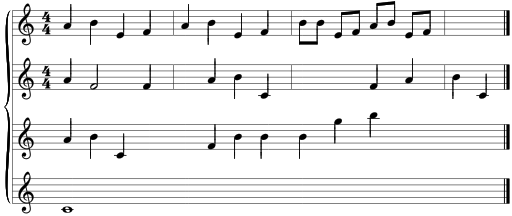
#> input picture Junk/Yamani/test3.png, 512 x 216 px
$ jupyter execute 'Separate Lines.ipynb'   (older library calls are emulated)
#> lines starting #> are read from the running program, lines starting #| are printed output that depends on the picture; after the words box and inside, x2 and y2 are one past the last pixel; in counts of white or black regions, pixels touching at a corner belong together
### Junk/Yamani/my_commonfunctions.py


import skimage.io as io
import matplotlib.pyplot as plt
import numpy as np
from skimage.exposure import histogram
from skimage.transform import probabilistic_hough_line
from matplotlib.pyplot import bar
from skimage.color import *

# Convolution:
from scipy.signal import convolve2d
from scipy import fftpack
import math

from skimage.util import random_noise
from skimage.filters import median
from skimage.feature import canny
from skimage.measure import label
from skimage.color import label2rgb

import cv2


# Edges
from skimage.filters import sobel_h, sobel, sobel_v,roberts, prewitt

# Show the figures / plots inside the notebook
def my_show_images(images,titles=None, row_max=1, dpi=200):
    #This function is used to show image(s) with titles by sending an array of images and an array of associated titles.
    # images[0] will be drawn with the title titles[0] if exists
    # You aren't required to understand this function, use it as-is.
    n_ims = len(images)
    if titles is None: titles = ['(%d)' % i for i in range(1,n_ims + 1)]
    fig = plt.figure(dpi=dpi)
    n = 1
    for image,title in zip(images,titles):
        a = fig.add_subplot(math.ceil(n_ims/row_max), row_max, n)
        if image.ndim == 2:
            plt.gray()
        plt.imshow(image)
        a.set_title(title)
        n += 1
    fig.set_size_inches(np.array(fig.get_size_inches()) * n_ims/row_max)
    plt.show()


# [21 lines left out: functions my_show_hist, my_imread_gray, not called in this run]


def my_close(src, kernel):
    dilated = cv2.dilate(src, kernel)
    return cv2.erode(dilated, kernel)


def my_open(src, kernel):
    dilated = cv2.erode(src, kernel)
    return cv2.dilate(dilated, kernel)


# [83 lines left out: functions get_distance_between_staves_and_staff_thickness, most_frequent_white_length, get_line_separation_kernel_size_from_distance_between_staves, get_rotation_angle, rotate_bound, not called in this run]

### Junk/Yamani/Separate Lines.ipynb
[cell 1]
import numpy as np
import matplotlib
from matplotlib import pyplot as plt
from skimage import io
from skimage.color import *
import cv2
from my_commonfunctions import *

matplotlib.rcParams['figure.dpi'] = 200

[cell 2]
test3_gray = (rgb2gray(io.imread('test3.png')) * 255).astype(np.uint8)
#> test3_gray: shape (216, 512); min 0, max 255, mean 234.4
#test3_binary = test3_gray < 200
#test3_thresholded_gray = gray2rgb(test3_binary * 255).astype(np.uint8)
#print(test3_thresholded_gray.dtype)

[cell 3]
# 1. Canny
edges = cv2.Canny(test3_gray, 100, 200)
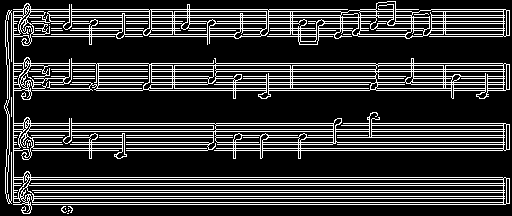
#> edges: shape (216, 512); 20% white in thin lines or dots
# 2. Closing
kc1 = np.ones((9, 9))
closed1 = my_close(edges, kc1)
#> in my_close, `dilated = cv2.dilate(src, kernel)`:
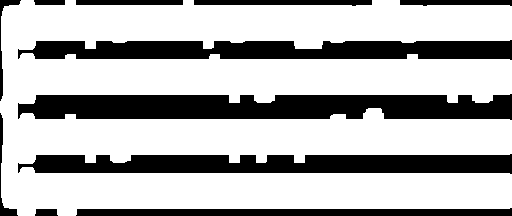
#> dilated: shape (216, 512); 70.3% white; 11 black regions, largest, box (x1, y1, x2, y2) and area: (18, 94, 512, 120) 10799, (18, 154, 512, 174) 8154, (18, 40, 512, 60) 7990
#> in my_close, `return cv2.erode(dilated, kernel)`:
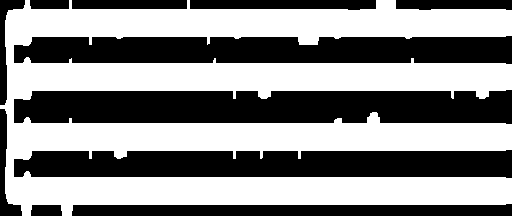
#> returned value: shape (216, 512); 53.5% white; 11 black regions, largest, box (x1, y1, x2, y2) and area: (14, 90, 512, 124) 15367, (14, 150, 512, 178) 12594, (14, 36, 512, 64) 12486
my_show_images([test3_gray, edges, closed1], row_max=2)
#> in my_show_images, `n_ims = len(images)`: n_ims = 3
#> the loop in my_show_images, `for image,title in zip(images,titles):` made 3 passes
#> title on passes 1 to 3: '(1)', '(2)', '(3)'
#> after the loop in my_show_images, `for image,title in zip(images,titles):`: n = 4
#> in my_show_images, `plt.show()`:
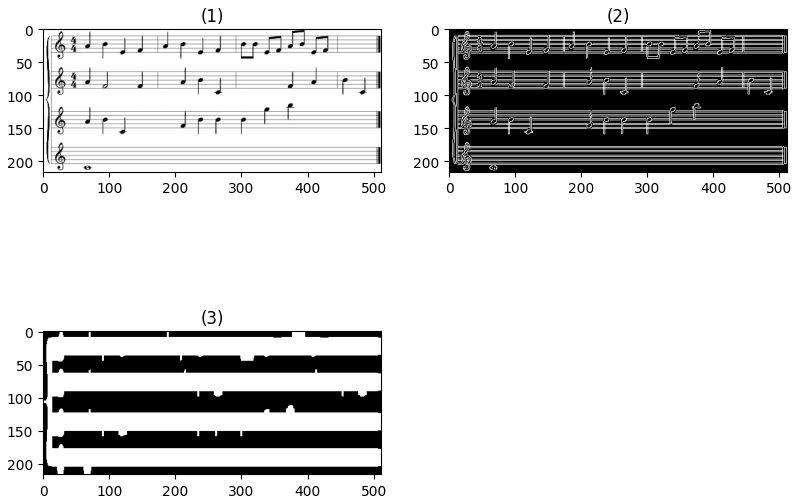
#> figure drawn by matplotlib, 3 panels

[cell 4]
# 3. White pixels freq in each row
closed1_bin = closed1 > 200
sum_of_rows = np.sum(closed1_bin, axis=1) # Sum of each row
#> sum_of_rows = 216 values, max 507 at index 20, min 8 at index 47, mean 274.1
img_width = test3_gray.shape[1]
#> img_width = 512
is_line = (sum_of_rows / img_width) > 0.8 # Normalization & thresholding (If percentage of white pixels of each row is 80% or higher, this row is considered a line)

[cell 5]
is_line

[cell 6]
# 4. Contours of is_line
image, init_contours, hierarchy = cv2.findContours((is_line*255).astype(np.uint8),
                                              cv2.RETR_TREE,
                                              cv2.CHAIN_APPROX_SIMPLE)
#> image = 216 values, max 255 at index 9, min 0 at index 0, mean 132.2; init_contours = 4 contours, all with area under 20
init_contours = np.array(init_contours).squeeze()
init_contours_y = init_contours.T[1].T
#> init_contours_y = [[177, 204], [123, 150], [63, 90], [9, 36]]

[cell 7]
# 5. Mid point between each 2 contours
init_contours_y_flattened_sorted = np.sort(init_contours_y.flatten())
#> init_contours_y_flattened_sorted = [9, 36, 63, 90, 123, 150, 177, 204]
init_contours_y_flattened_sorted_2_consecutive = init_contours_y_flattened_sorted[1:-1].reshape(-1, 2)
#> init_contours_y_flattened_sorted_2_consecutive = [[36, 63], [90, 123], [150, 177]]
init_contour_y_mid_points = np.mean(init_contours_y_flattened_sorted_2_consecutive, axis=1).astype(np.int32)
#> init_contour_y_mid_points = [49, 106, 163]

[cell 8]
init_contours_y
#> Out = [[177, 204], [123, 150], [63, 90], [9, 36]]

[cell 9]
init_contours_y.flatten()
#> Out = [177, 204, 123, 150, 63, 90, 9, 36]

[cell 10]
init_contours_y_flattened_sorted
#> Out = [9, 36, 63, 90, 123, 150, 177, 204]

[cell 11]
init_contours_y_flattened_sorted_2_consecutive
#> Out = [[36, 63], [90, 123], [150, 177]]

[cell 12]
# Show only
init_contours_y_closed1 = gray2rgb(closed1.copy())
init_contours_y_closed1[init_contours_y.flatten()] = [255, 0, 0]
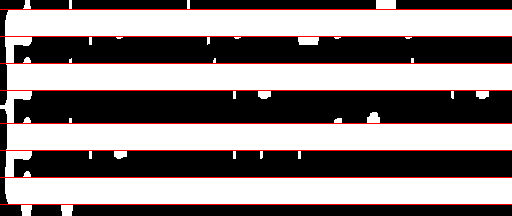
#> init_contours_y_closed1: shape (216, 512, 3); mean R, G, B 136.8, 127.4, 127.4
plt.imshow(init_contours_y_closed1)

[cell 13]
init_contour_y_mid_points
#> Out = [49, 106, 163]

[cell 14]
# Show only
init_contours_y_mid_points_closed1 = gray2rgb(closed1.copy())
init_contours_y_mid_points_closed1[init_contour_y_mid_points] = [255, 0, 0]
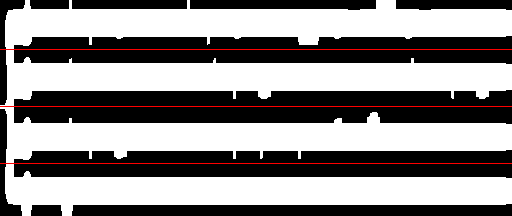
#> init_contours_y_mid_points_closed1: shape (216, 512, 3); mean R, G, B 140, 136.4, 136.4
plt.imshow(init_contours_y_mid_points_closed1)

[cell 15]
# 6. Final contours
img_height = test3_gray.shape[0]
#> img_height = 216
final_contours_y = np.append(np.array([0]), init_contour_y_mid_points) # Add 0 @ the beginning
#> final_contours_y = [0, 49, 106, 163]
final_contours_y = np.append(final_contours_y, np.array([img_height])) # Add img_height @ the end
#> final_contours_y = [0, 49, 106, 163, 216]

[cell 16]
final_contours_y
#> Out = [0, 49, 106, 163, 216]

[cell 17]
final_lines = []
for i in range(len(final_contours_y)-1):
    x0 = 0
    x1 = img_width
    y0 = final_contours_y[i]
    y1 = final_contours_y[i+1]
    final_lines.append(test3_gray[y0:y1, x0:x1])
#> this loop made 4 passes
#> (y0, y1) on passes 1 to 4: (0, 49), (49, 106), (106, 163), (163, 216)
#> after the loop, final_lines = 4 items

my_show_images(final_lines, row_max=1)
#> call 2 of my_show_images, with row_max = 1, dpi = 200
#> in my_show_images (call 2), `n_ims = len(images)`: n_ims = 4
#> in my_show_images (call 2), `if titles is None: titles = ['(%d)' % i for i in range(1,n_ims + 1)]`: titles = ['(1)', '(2)', '(3)', '(4)']
#> the loop in my_show_images (call 2), `for image,title in zip(images,titles):` made 4 passes
#> after the loop in my_show_images (call 2), `for image,title in zip(images,titles):`: n = 5
#> in my_show_images (call 2), `plt.show()`:
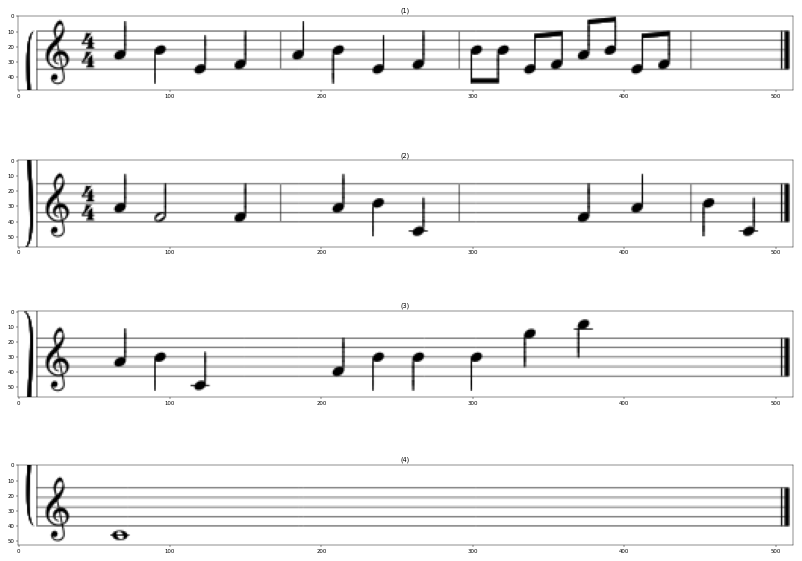
#> figure drawn by matplotlib, 4 panels

$ run again, with Junk/Yamani/test1.png copied over Junk/Yamani/test3.png
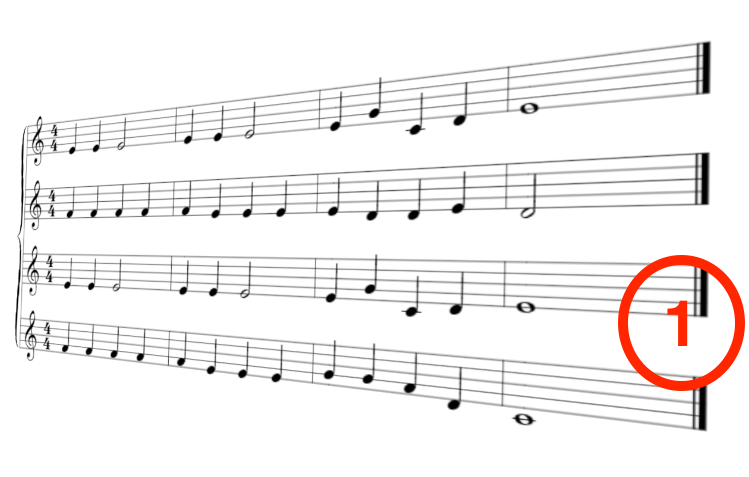
#> input picture Junk/Yamani/test1.png, 749 x 477 px
#> edges: shape (477, 749); 9.7% white in thin lines or dots
#> dilated: shape (477, 749); 48.4% white; 2 white regions, box (x1, y1, x2, y2) and area: (0, 38, 749, 477) 163449, (0, 0, 749, 360) 9461
#> n_ims = 3
#> the loop in my_show_images, `for image,title in zip(images,titles):` made 3 passes
#> title on passes 1 to 3: '(1)', '(2)', '(3)'
#> after the loop in my_show_images, `for image,title in zip(images,titles):`: n = 4
#> closed1_bin: shape (477, 749) bool; 33% white; 2 white regions, box (x1, y1, x2, y2) and area: (0, 42, 749, 477) 116441, (0, 0, 749, 356) 1289
#> sum_of_rows = 477 values, max 708 at index 276, min 4 at index 7, mean 246.8
#> image = 477 values, max 255 at index 187, min 0 at index 0, mean 19.25; init_contours = 4 contours, all with area under 20
#> init_contours_y = [[270, 286], [261, 265], [203, 207], [187, 195]]
#> init_contours_y_flattened_sorted = [187, 195, 203, 207, 261, 265, 270, 286]
#> init_contours_y_flattened_sorted_2_consecutive = [[195, 203], [207, 261], [265, 270]]
#> init_contour_y_mid_points = [199, 234, 267]
#> `init_contours_y`: Out = [[270, 286], [261, 265], [203, 207], [187, 195]]
#> `init_contours_y.flatten()`: Out = [270, 286, 261, 265, 203, 207, 187, 195]
#> `init_contours_y_flattened_sorted`: Out = [187, 195, 203, 207, 261, 265, 270, 286]
#> `init_contours_y_flattened_sorted_2_consecutive`: Out = [[195, 203], [207, 261], [265, 270]]
#> `init_contour_y_mid_points`: Out = [199, 234, 267]
#> `init_contours_y_mid_points_closed1[init_contour_y_mid_points] = [255, ..`:
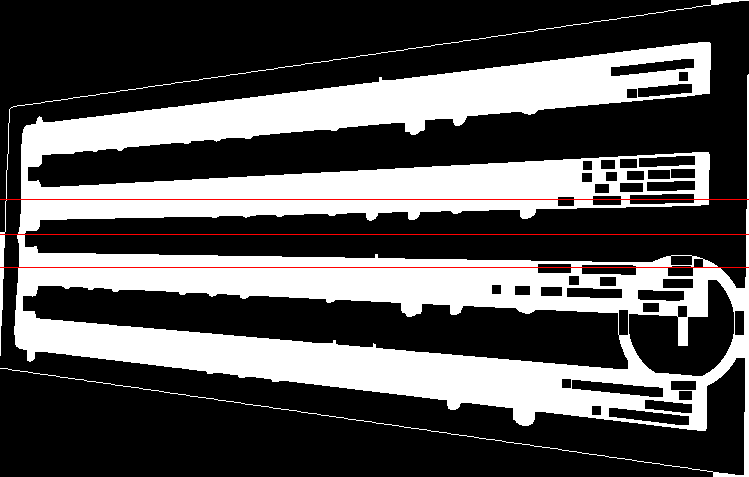
#> init_contours_y_mid_points_closed1: shape (477, 749, 3); mean R, G, B 84.8, 83.2, 83.2
#> `final_contours_y = np.append(np.array([0]), init_contour_y_mid_points)`: final_contours_y = [0, 199, 234, 267]
#> `final_contours_y = np.append(final_contours_y, np.array([img_height]))`: final_contours_y = [0, 199, 234, 267, 477]
#> the loop `for i in range(len(final_contours_y)-1):` made 4 passes
#> (y0, y1) on passes 1 to 4: (0, 199), (199, 234), (234, 267), (267, 477)
#> after the loop `for i in range(len(final_contours_y)-1):`: final_lines = 4 items
#> n_ims = 4
#> titles = ['(1)', '(2)', '(3)', '(4)']
#> the loop in my_show_images (call 2), `for image,title in zip(images,titles):` made 4 passes
#> after the loop in my_show_images (call 2), `for image,title in zip(images,titles):`: n = 5
#> in my_show_images (call 2), `plt.show()`:
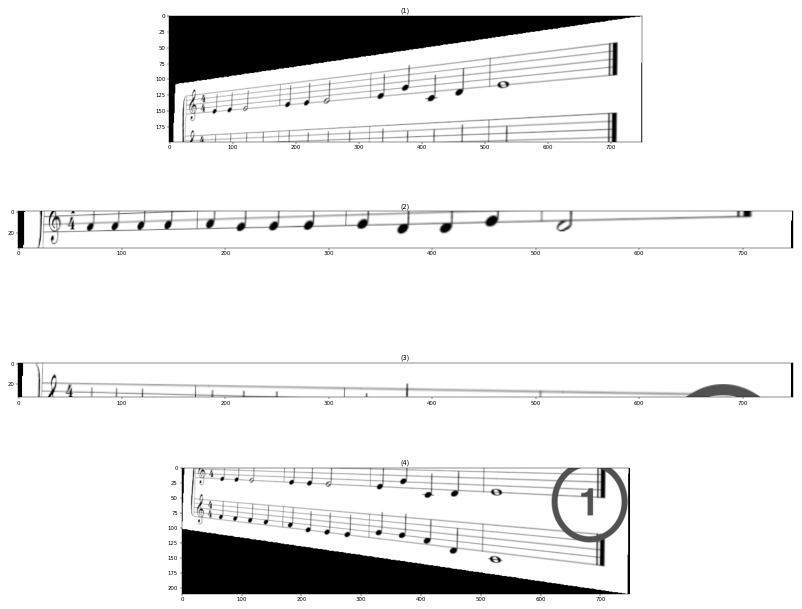
#> figure drawn by matplotlib, 4 panels

$ run again, with Junk/Yamani/test2.png copied over Junk/Yamani/test3.png
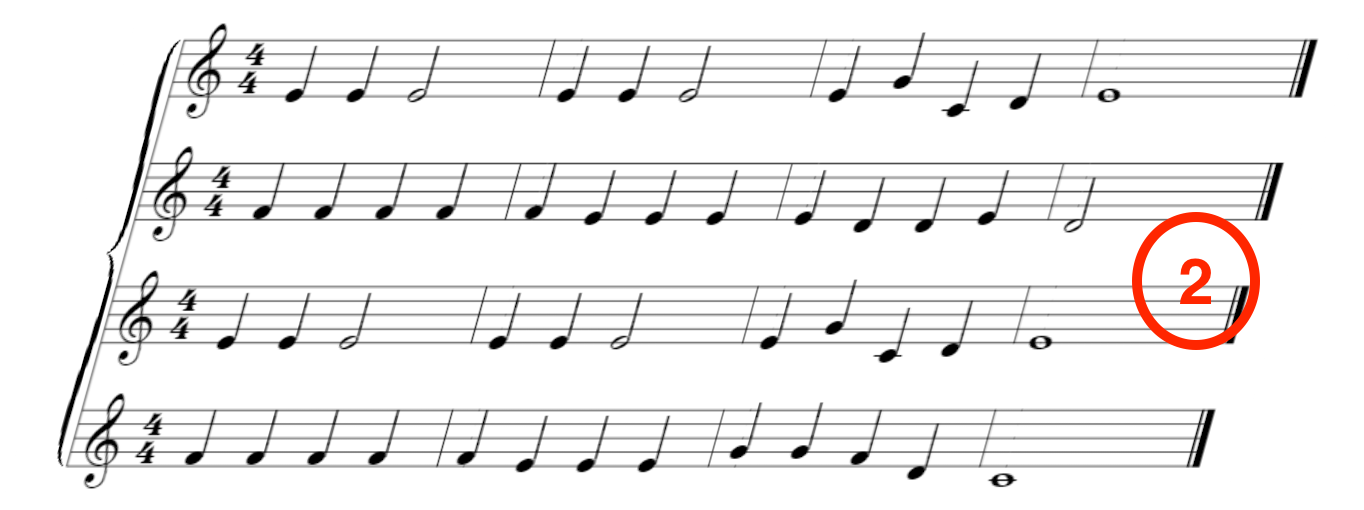
#> input picture Junk/Yamani/test2.png, 1364 x 510 px
#> `edges = cv2.Canny(test3_gray, 100, 200)`:
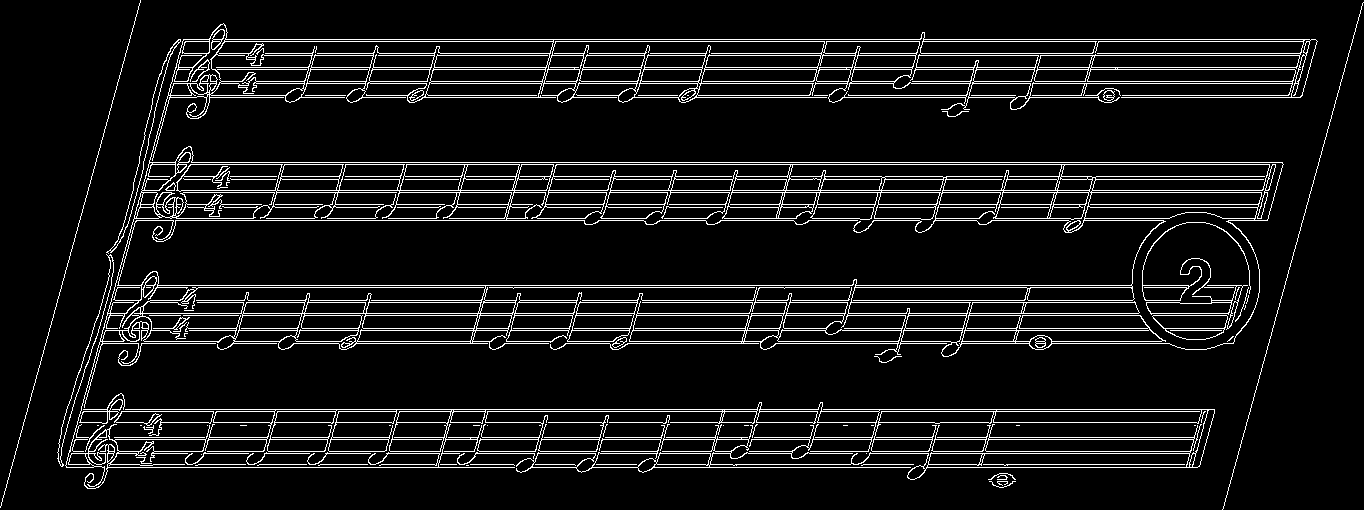
#> edges: shape (510, 1364); 8.1% white in thin lines or dots
#> dilated: shape (510, 1364); 43.4% white; 3 white regions, box (x1, y1, x2, y2) and area: (53, 19, 1322, 493) 290511, (1218, 0, 1364, 510) 5665, (0, 0, 145, 510) 5654
#> in my_close, `return cv2.erode(dilated, kernel)`:
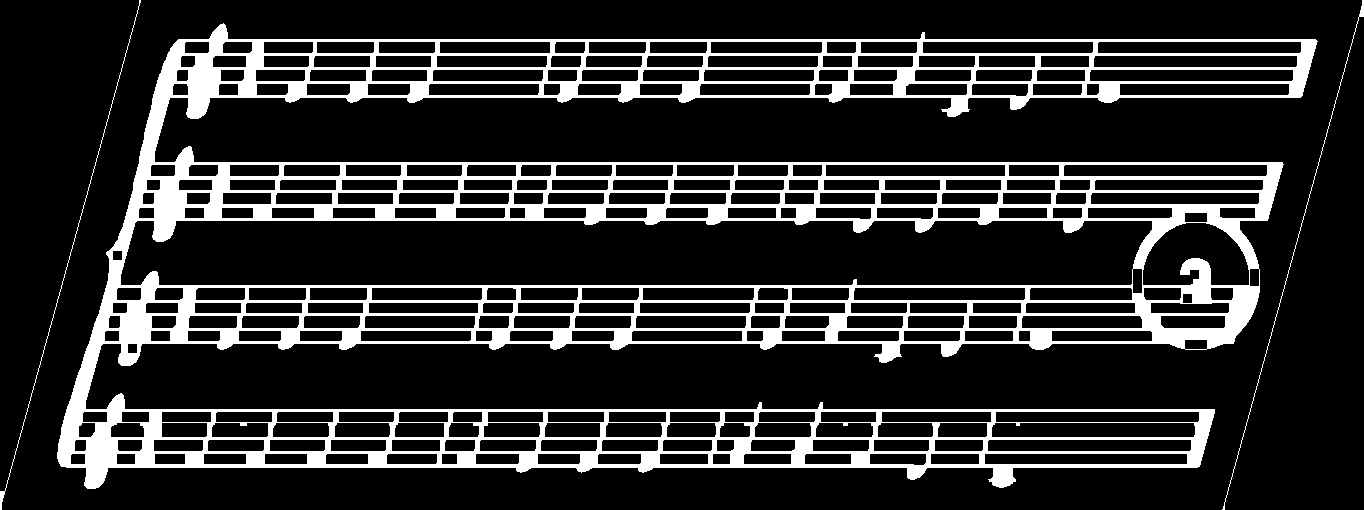
#> returned value: shape (510, 1364); 16.6% white; 3 white regions, box (x1, y1, x2, y2) and area: (57, 23, 1318, 489) 114475, (0, 0, 141, 510) 554, (1222, 0, 1364, 510) 553
#> n_ims = 3
#> the loop in my_show_images, `for image,title in zip(images,titles):` made 3 passes
#> title on passes 1 to 3: '(1)', '(2)', '(3)'
#> after the loop in my_show_images, `for image,title in zip(images,titles):`: n = 4
#> sum_of_rows = 510 values, max 1157 at index 314, min 2 at index 17, mean 226.6
#> image = 510 values, max 255 at index 39, min 0 at index 0, mean 30.5; init_contours = 20 contours, all with area under 20

$ run again, with Junk/Yamani/test4.png copied over Junk/Yamani/test3.png
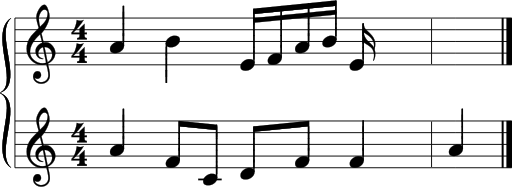
#> input picture Junk/Yamani/test4.png, 512 x 188 px
#> edges: shape (188, 512); 13.3% white in thin lines or dots
#> dilated: shape (188, 512); 64.3% white; 69 black regions (27 under 20 px), largest, box (x1, y1, x2, y2) and area: (20, 70, 512, 116) 20861, (219, 173, 512, 188) 4076, (50, 0, 286, 13) 2502
#> n_ims = 3
#> the loop in my_show_images, `for image,title in zip(images,titles):` made 3 passes
#> title on passes 1 to 3: '(1)', '(2)', '(3)'
#> after the loop in my_show_images, `for image,title in zip(images,titles):`: n = 4
#> closed1_bin: shape (188, 512) bool; 37.1% white; 1 white region, box (x1, y1, x2, y2) and area: (0, 0, 512, 188) 35753
#> sum_of_rows = 188 values, max 507 at index 28, min 10 at index 101, mean 190.2
#> image = 188 values, max 255 at index 17, min 0 at index 0, mean 73.24; init_contours = 7 contours, all with area under 20
#> init_contours_y = [[155, 168], [143, 145], [131, 133], [119, 121], [52, 65], [40, 42], [17, 30]]
#> init_contours_y_flattened_sorted = [17, 30, 40, 42, 52, 65, 119, 121, 131, 133, 143, 145, 155, 168]
#> init_contours_y_flattened_sorted_2_consecutive = [[30, 40], [42, 52], [65, 119], [121, 131], [133, 143], [145, 155]]
#> init_contour_y_mid_points = [35, 47, 92, 126, 138, 150]
#> `init_contours_y`: Out has the same summary as init_contours_y
#> `init_contours_y.flatten()`: Out = [155, 168, 143, 145, 131, 133, 119, 121, 52, 65, 40, 42, 17, 30]
#> `init_contours_y_flattened_sorted`: Out has the same summary as init_contours_y_flattened_sorted
#> `init_contours_y_flattened_sorted_2_consecutive`: Out has the same summary as init_contours_y_flattened_sorted_2_consecutive
#> `init_contour_y_mid_points`: Out = [35, 47, 92, 126, 138, 150]
#> `init_contours_y_mid_points_closed1[init_contour_y_mid_points] = [255, ..`:
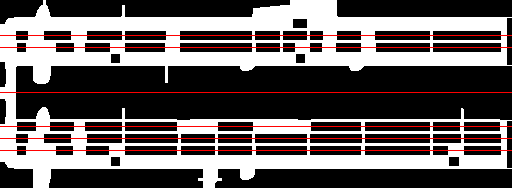
#> init_contours_y_mid_points_closed1: shape (188, 512, 3); mean R, G, B 101.2, 93, 93
#> `final_contours_y = np.append(np.array([0]), init_contour_y_mid_points)`: final_contours_y = [0, 35, 47, 92, 126, 138, 150]
#> `final_contours_y = np.append(final_contours_y, np.array([img_height]))`: final_contours_y = [0, 35, 47, 92, 126, 138, 150, 188]
#> the loop `for i in range(len(final_contours_y)-1):` made 7 passes
#> (y0, y1) on passes 1 to 7: (0, 35), (35, 47), (47, 92), (92, 126), (126, 138), (138, 150), (150, 188)
#> after the loop `for i in range(len(final_contours_y)-1):`: final_lines = 7 items
#> the loop in my_show_images (call 2), `for image,title in zip(images,titles):` made 7 passes
#> title on passes 1 to 7: '(1)', '(2)', '(3)', '(4)', '(5)', '(6)', '(7)'
